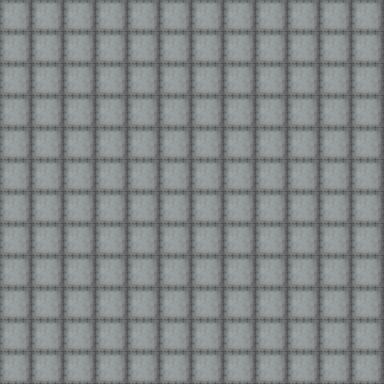

Tiled map render using the project's own tile images. Description and the whole map definition, tile-layer contents included, below:
An orthogonal 12x12 tile map with 32x32 px tiles, 2 tile layers (board, player).

<map version="1.2" tiledversion="1.3.2" orientation="orthogonal" renderorder="right-down" compressionlevel="-1" width="12" height="12" tilewidth="32" tileheight="32" infinite="0" nextlayerid="3" nextobjectid="1">
 <tileset firstgid="1" source="32x32.tsx" />
 <layer id="1" name="board" width="12" height="12">
  <data encoding="csv">
5,5,5,5,5,5,5,5,5,5,5,5,
5,5,5,5,5,5,5,5,5,5,5,5,
5,5,5,5,5,5,5,5,5,5,5,5,
5,5,5,5,5,5,5,5,5,5,5,5,
5,5,5,5,5,5,5,5,5,5,5,5,
5,5,5,5,5,5,5,5,5,5,5,5,
5,5,5,5,5,5,5,5,5,5,5,5,
5,5,5,5,5,5,5,5,5,5,5,5,
5,5,5,5,5,5,5,5,5,5,5,5,
5,5,5,5,5,5,5,5,5,5,5,5,
5,5,5,5,5,5,5,5,5,5,5,5,
5,5,5,5,5,5,5,5,5,5,5,5
</data>
 </layer>
 <layer id="2" name="player" width="12" height="12">
  <data encoding="csv">
0,0,0,0,0,0,0,0,0,0,0,0,
0,0,0,0,0,0,0,0,0,0,0,0,
0,0,0,0,0,0,0,0,0,0,0,0,
0,0,0,0,0,0,0,0,0,0,0,0,
0,0,0,0,0,0,0,0,0,0,0,0,
0,0,0,0,0,0,0,0,0,0,0,0,
0,0,0,0,0,0,0,0,0,0,0,0,
0,0,0,0,0,0,0,0,0,0,0,0,
0,0,0,0,0,0,0,0,0,0,0,0,
0,0,0,0,0,0,0,0,0,0,0,0,
0,0,0,0,0,0,0,0,0,0,0,0,
0,0,0,0,0,0,0,0,0,0,0,0
</data>
 </layer>
</map>
